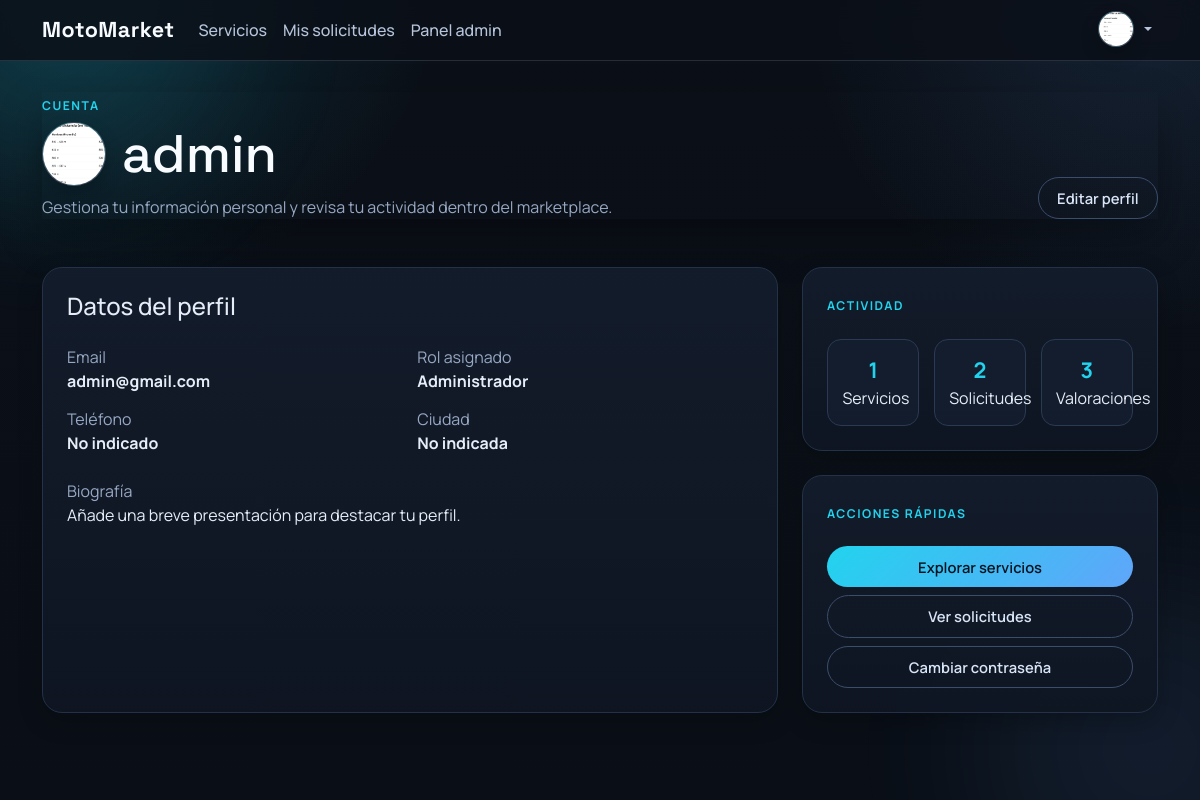
Page /usuarios/perfil/ (signed in) on the committed database.
### users/models.py (models this page shows, shortened)
class User(AbstractUser):
	class Role(models.TextChoices):
		CUSTOMER = 'customer', 'Cliente'
		PROFESSIONAL = 'professional', 'Profesional'
		ADMIN = 'admin', 'Administrador'
	email = models.EmailField(unique=True)
	role = models.CharField(max_length=20, choices=Role.choices, default=Role.CUSTOMER)
	must_change_password = models.BooleanField(default=False)
	@property
	def es_profesional(self):
		return self.role == self.Role.PROFESSIONAL
	@property
	def is_admin_account(self):
		return self.role == self.Role.ADMIN or self.is_superuser
	@property
	def es_admin(self):
		return self.is_admin_account

class Profile(models.Model):
	user = models.OneToOneField(settings.AUTH_USER_MODEL, on_delete=models.CASCADE, related_name='profile')
	phone = models.CharField(max_length=30, blank=True)
	city = models.CharField(max_length=120, blank=True)
	address = models.CharField(max_length=255, blank=True)
	bio = models.TextField(blank=True)
	avatar = models.ImageField(upload_to='avatars/', blank=True, null=True)
	avatar_url = models.URLField(blank=True)
	created_at = models.DateTimeField(auto_now_add=True)
	updated_at = models.DateTimeField(auto_now=True)

### users/views.py (the view)
# urls.py: path('perfil/', views.profile, name='profile'),
@login_required
def profile(request):
    perfil_usuario, _ = Profile.objects.get_or_create(user=request.user)
    return render(
        request,
        'users/profile.html',
        {
            'profile_object': perfil_usuario,
            'service_count': request.user.services.count(),
            'request_count': request.user.service_requests.count(),
            'review_count': request.user.reviews.count(),
        },
    )

### templates/users/profile.html (shortened to what this page needs)
{% extends 'base.html' %}
{% block content %}
<div class="page-hero">
  <div>
    <span class="eyebrow">Cuenta</span>
    <div class="d-flex align-items-center gap-3 flex-wrap">
      <span class="avatar-circle avatar-circle--lg">
        {% if profile_object.avatar %}
        <img src="{{ profile_object.avatar.url }}" alt="Avatar de {{ user.get_full_name|default:user.username }}">
        {% elif profile_object.avatar_url %}
        <img src="{{ profile_object.avatar_url }}" alt="Avatar de {{ user.get_full_name|default:user.username }}">
        {% else %}
        <span>{{ user.username|slice:":1"|upper }}</span>
        {% endif %}
      </span>
      <h1 class="display-title mb-0">{{ user.get_full_name|default:user.username }}</h1>
    </div>
    <p class="section-lead">Gestiona tu información personal y revisa tu actividad dentro del marketplace.</p>
  </div>
  <a class="btn btn-outline-light" href="{% url 'users:profile_edit' %}">Editar perfil</a>
</div>
<div class="row g-4 mt-1">
  <div class="col-lg-8">
    <div class="card-glass p-4 h-100">
      <h2 class="h4 mb-4">Datos del perfil</h2>
      <div class="profile-grid">
        <div>
          <span class="text-muted d-block">Email</span>
          <strong>{{ user.email }}</strong>
        </div>
        <div>
          <span class="text-muted d-block">Rol asignado</span>
          <strong>{{ user.get_role_display }}</strong>
        </div>
        <div>
          <span class="text-muted d-block">Teléfono</span>
          <strong>{{ profile_object.phone|default:'No indicado' }}</strong>
        </div>
        <div>
          <span class="text-muted d-block">Ciudad</span>
          <strong>{{ profile_object.city|default:'No indicada' }}</strong>
        </div>
      </div>
      <div class="mt-4">
        <span class="text-muted d-block">Biografía</span>
        <p class="mb-0">{{ profile_object.bio|default:'Añade una breve presentación para destacar tu perfil.' }}</p>
      </div>
    </div>
  </div>
  <div class="col-lg-4">
    <div class="card-glass p-4 mb-4">
      <span class="eyebrow">Actividad</span>
      <div class="kpi-grid mt-3">
        <div class="kpi-box"><strong>{{ service_count }}</strong><span>Servicios</span></div>
        <div class="kpi-box"><strong>{{ request_count }}</strong><span>Solicitudes</span></div>
        <div class="kpi-box"><strong>{{ review_count }}</strong><span>Valoraciones</span></div>
      </div>
    </div>
    <div class="card-glass p-4">
      <span class="eyebrow">Acciones rápidas</span>
      <div class="d-grid gap-2 mt-3">
        <a class="btn btn-primary" href="{% url 'services:service_list' %}">Explorar servicios</a>
        <a class="btn btn-outline-light" href="{% url 'requests_app:request_history' %}">Ver solicitudes</a>
        <a class="btn btn-outline-light" href="{% url 'users:profile_change_password' %}">Cambiar contraseña</a>
      </div>
    </div>
  </div>
</div>
{% endblock %}

### templates/base.html (shortened to what this page needs)
{% load static %}
<!doctype html>
<html lang="es">
  <head>
    <link href="https://cdn.jsdelivr.net/npm/bootstrap@5.3.3/dist/css/bootstrap.min.css" rel="stylesheet">
    <link rel="stylesheet" href="{% static 'css/styles.css' %}?v=36">
  </head>
  <body class="app-shell">
    <div class="ambient ambient-1"></div>
    <div class="ambient ambient-2"></div>
    <nav class="navbar navbar-expand-lg navbar-dark site-nav">
      <div class="container">
        <a class="navbar-brand brand-mark" href="{% url 'services:service_list' %}">MotoMarket</a>
        <div class="collapse navbar-collapse" id="mainNav">
          <ul class="navbar-nav me-auto mb-2 mb-lg-0">
            <li class="nav-item"><a class="nav-link" href="{% url 'services:service_list' %}">Servicios</a></li>
            {% if user.is_authenticated %}
            <li class="nav-item"><a class="nav-link" href="{% url 'requests_app:request_history' %}">Mis solicitudes</a></li>
            {% endif %}
            {% if user.is_authenticated and user.es_admin %}
            <li class="nav-item"><a class="nav-link" href="{% url 'users:admin_dashboard' %}">Panel admin</a></li>
            {% endif %}
          </ul>
          <ul class="navbar-nav ms-auto">
            {% if user.is_authenticated %}
            <li class="nav-item dropdown dropdown-hover user-menu">
              <a class="nav-link dropdown-toggle user-avatar-toggle" href="#" role="button" data-bs-toggle="dropdown" aria-expanded="false">
                <span class="avatar-circle avatar-circle--sm user-avatar">
                  {% if user.profile.avatar %}
                  <img src="{{ user.profile.avatar.url }}" alt="Avatar de {{ user.get_full_name|default:user.username }}">
                  {% elif user.profile.avatar_url %}
                  <img src="{{ user.profile.avatar_url }}" alt="Avatar de {{ user.get_full_name|default:user.username }}">
                  {% else %}
                  <span>{{ user.username|slice:":1"|upper }}</span>
                  {% endif %}
                </span>
              </a>
            </li>
            {% else %}
            <li class="nav-item"><a class="nav-link" href="{% url 'users:register' %}">Registro</a></li>
            <li class="nav-item"><a class="nav-link" href="{% url 'login' %}">Entrar</a></li>
            {% endif %}
          </ul>
        </div>
      </div>
    </nav>
    <main class="container page-wrap">
      {% block content %}{% endblock %}
    </main>
  </body>
</html>

### rows in the picture
User: profile.avatar (picture), get_full_name "admin", email "admin@gmail.com", role "Administrador"
Profile: avatar (picture), phone "No indicado", city "No indicada", bio "Añade una breve presentación para destacar tu perfil."

### other values in the picture
{{ service_count }} "1"
{{ request_count }} "2"
{{ review_count }} "3"
